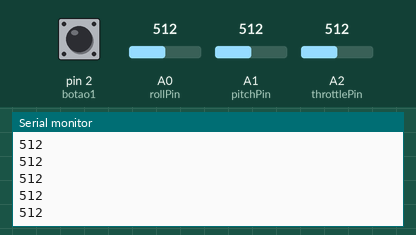
Bench run of a sketch on a simulated Arduino Leonardo, built with avr-gcc and run on an emulated ATmega32U4. Parts: the last lines printed to the serial monitor. The test bench sets the inputs (shaded band); at power-on: pin 2 (botao1) HIGH, A2 (throttlePin) = 512, A0 (rollPin) = 512, A1 (pitchPin) = 512. USB keyboard and mouse output is not drawn.

Above: at 2.2 s.
2.3 s: pin 2 (botao1) pulled LOW for 0.15 s
3.9 s: A2 (throttlePin) set to 716
At 4.4 s:
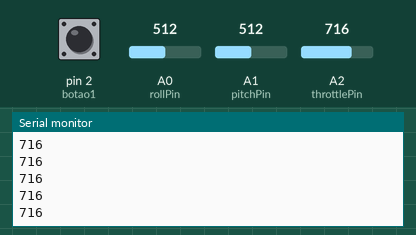
5.4 s: A2 (throttlePin) set to 900
At 5.9 s:
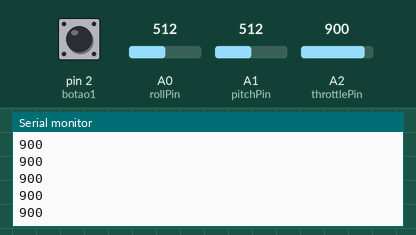
Timing chart, 0 to 8.4 s (numbered marks = the images above; inputs shaded):
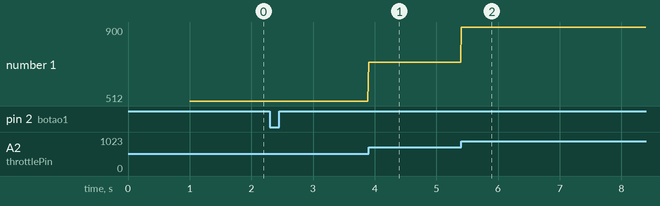

The sketch:

throttle_test.ino
```cpp
#include <Joystick.h>

Joystick_ Joystick(
  0x04,
  JOYSTICK_TYPE_GAMEPAD,
  6, 0,
  true, true,
  true, false,
  false, false,
  false, false,
  false, false, false
);

const int pitchPin = A1;
const int rollPin = A0;
const int botao1 = 2;
const int throttlePin = A2;
int throttleValue = 1;
int lastThrottleValue = -1;

void setup() {

  pinMode(botao1, INPUT_PULLUP);
  pinMode(pitchPin, INPUT);
  pinMode(rollPin, INPUT);
  Joystick.setZAxisRange(0, 1023);
  Joystick.begin();
  delay(1000);
}

void loop() {
  int pitchRaw = analogRead(pitchPin);
  int rollRaw = analogRead(rollPin);

  // Eliminar ruído mínimo (3-1020)
  pitchRaw = constrain(pitchRaw, 3, 1020);
  rollRaw = constrain(rollRaw, 3, 1020);

  //throttle
  throttleValue = analogRead(throttlePin);

  if(throttleValue != lastThrottleValue){
    Joystick.setZAxis(throttleValue);
    lastThrottleValue = throttleValue;
  }
  Serial.println(throttleValue);

  // Enviar valores diretamente - sem map desnecessário
  Joystick.setYAxis(pitchRaw);
  Joystick.setXAxis(rollRaw);

  if(digitalRead(botao1) == LOW) {
    Serial.println("botao pressionado");
  }

  delay(10);
}
```

Measured:
- after the input at 3.9 s, the serial monitor: prints a new line at once (image 1)
- after the input at 5.4 s, the serial monitor: prints a new line at once (image 2)
- plotted number 1: 512 → 716 after the input at 3.9 s, 716 → 900 after the input at 5.4 s
